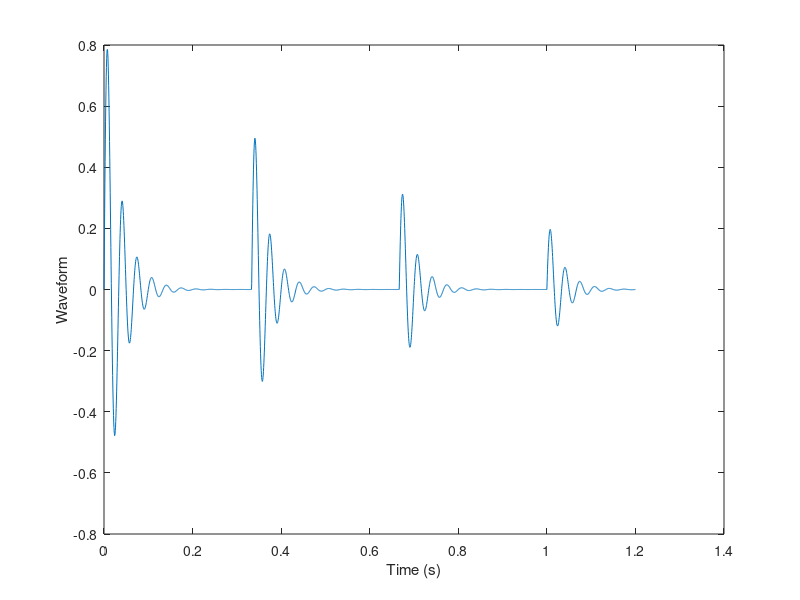

The MATLAB source for this figure:
fnx = @(x,fn) sin(2*pi*fn*x).*exp(-fn*abs(x));

ffs = 1000;
tp = 0:1/ffs:1;

pp = fnx(tp,30);

plot(tp,pp)
xlabel('Time (s)')
ylabel('Waveform')

fs =2e3;
t = 0:1/fs:1.2;

d = 0:1/3:1;
dd = [d;4.^-d]';

z = pulstran(t,dd,pp,ffs);

plot(t,z)
xlabel('Time (s)')
ylabel('Waveform')